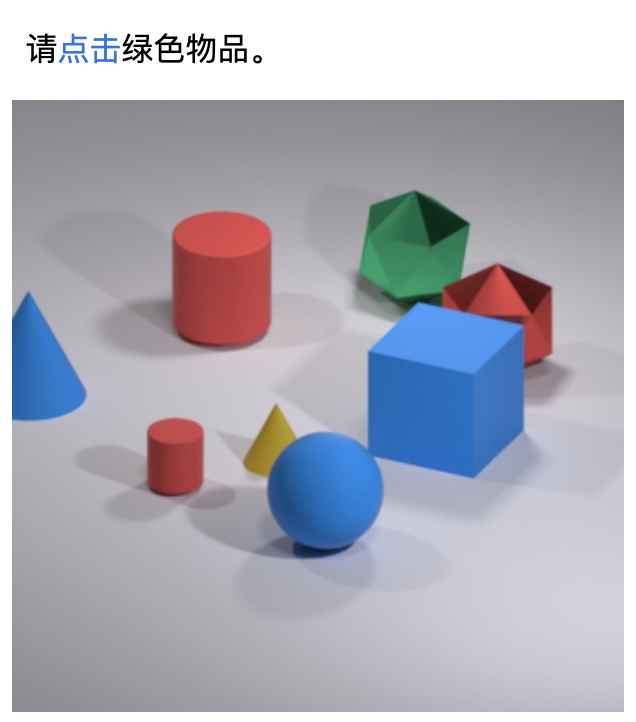
#> input picture CaptchaPlatform/captcha5.png, 636 x 722 px
$ python captcha3.py
#> lines starting #> are read from the running program, lines starting #| are printed output that depends on the picture; after the words box and inside, x2 and y2 are one past the last pixel; in counts of white or black regions, pixels touching at a corner belong together
import cv2
from chaojiying import Chaojiying

# [8 lines of commented-out code are left out]


image = cv2.imread('captcha5.png')
#> image is the input picture: shape (722, 636, 3); mean B, G, R 184.4, 173.8, 173.1
image = cv2.circle(image, (433, 275), radius=10,
                   color=(0, 0, 255), thickness=-1)
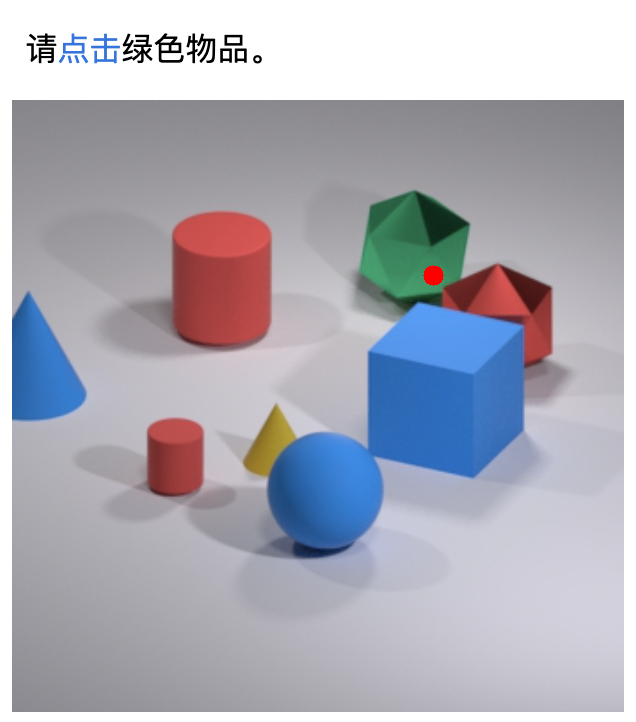
#> image: shape (722, 636, 3); 0.07% of pixels changed, all inside (x1, y1, x2, y2) = (423, 265, 444, 286)
# [6 lines of commented-out code are left out]
cv2.imwrite('captcha5_label.png', image)

$ run again, with CaptchaPlatform/captcha1.png copied over CaptchaPlatform/captcha5.png
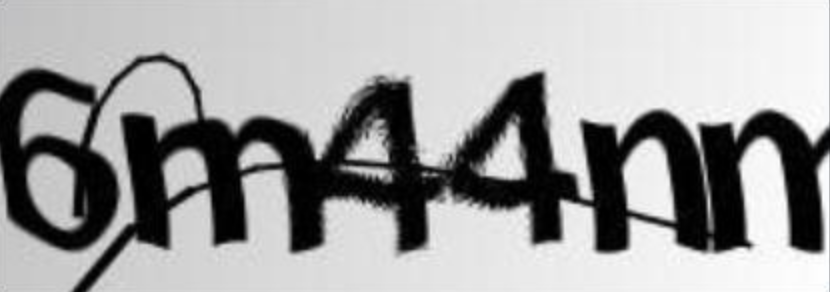
#> input picture CaptchaPlatform/captcha1.png, 830 x 292 px
#> image is the input picture: shape (292, 830, 3); mean B, G, R 160.3, 160.3, 160.3
#> `image = cv2.circle(image, (433, 275), radius=10, color=(0, 0, 255), th..`:
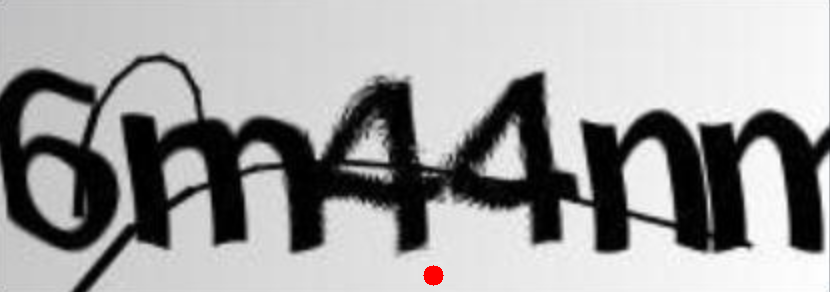
#> image: shape (292, 830, 3); 0.13% of pixels changed, all inside (x1, y1, x2, y2) = (423, 265, 444, 286)

$ run again, with CaptchaPlatform/captcha2.png copied over CaptchaPlatform/captcha5.png
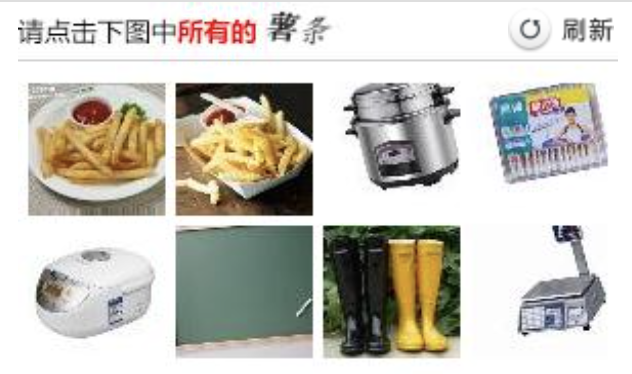
#> input picture CaptchaPlatform/captcha2.png, 632 x 374 px
#> image is the input picture: shape (374, 632, 3); mean B, G, R 189.1, 197.2, 199.7
#> `image = cv2.circle(image, (433, 275), radius=10, color=(0, 0, 255), th..`:
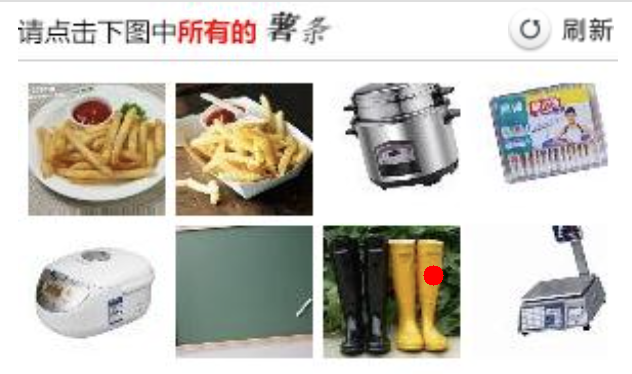
#> image: shape (374, 632, 3); 0.13% of pixels changed, all inside (x1, y1, x2, y2) = (423, 265, 444, 286)

$ run again, with CaptchaPlatform/captcha3.png copied over CaptchaPlatform/captcha5.png
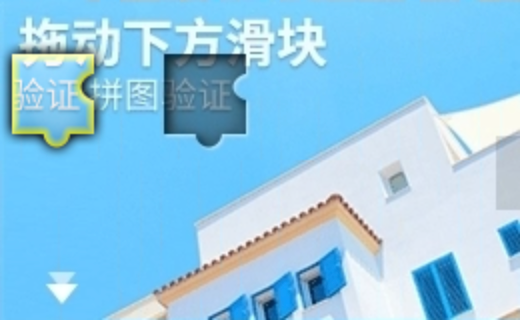
#> input picture CaptchaPlatform/captcha3.png, 520 x 320 px
#> image is the input picture: shape (320, 520, 3); mean B, G, R 232.6, 201.6, 144.1
#> `image = cv2.circle(image, (433, 275), radius=10, color=(0, 0, 255), th..`:
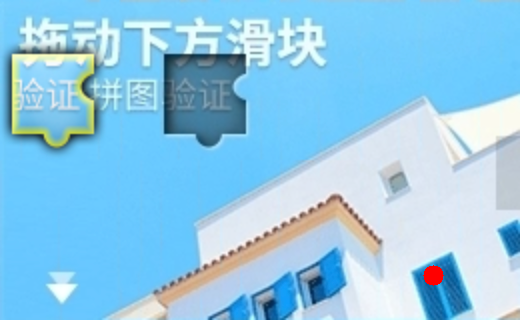
#> image: shape (320, 520, 3); 0.19% of pixels changed, all inside (x1, y1, x2, y2) = (423, 265, 444, 286)
